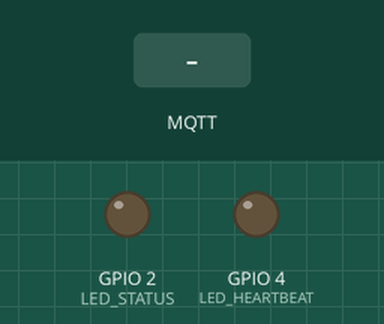
Recording of a sketch running on a simulated ESP32. On the bench: output pins drawn as LEDs (lit = HIGH). Dashed ring = blinking. The test bench sets the inputs (shaded band). WiFi joins after 1.5 s; servers stay silent unless stated; random numbers use the default seed unless the sketch sets one; no MQTT or app messages arrive unless stated; what the sketch prints to the serial monitor is not drawn.

Above: at 0.0 s.
At 1.6 s:
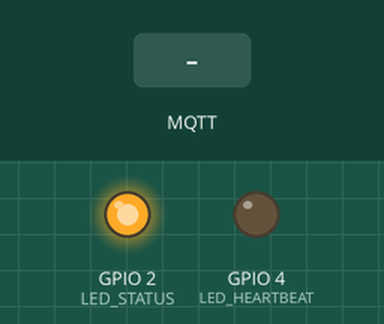
At 3.7 s:
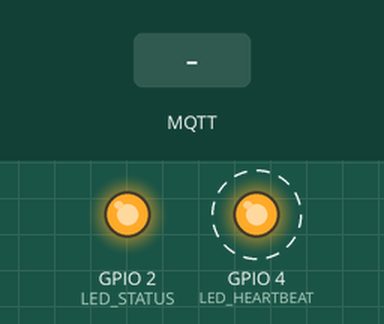
3.8 s: MQTT message "1" arrives on the first subscribed topic
6.8 s: MQTT message "on" arrives on the first subscribed topic
9.8 s: MQTT message "off" arrives on the first subscribed topic
Timing chart, 0 to 18.8 s (numbered marks = the images above; inputs shaded):
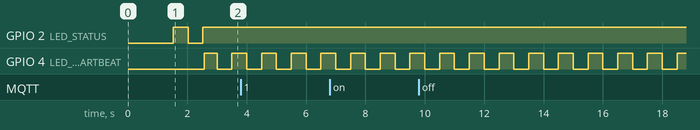

The sketch:

gateway_node.ino
```cpp
/**
 * AegisMesh — Gateway Node (GW-001)
 * ESP32 Firmware — MQTT Coordinator
 *
 * Responsibilities:
 * - Connect to WiFi and MQTT broker
 * - Send heartbeat every 5 seconds
 * - Coordinate mesh synchronization
 * - LED status indication
 *
 * MQTT Topics:
 *   Publish:  aegismesh/nodes/GW-001/heartbeat
 *   Publish:  aegismesh/nodes/GW-001/register
 *   Publish:  aegismesh/nodes/GW-001/telemetry
 */

#include <WiFi.h>
#include <PubSubClient.h>
#include <ArduinoJson.h>

// ══════════════════════════════════════════════════════
// CONFIGURATION — UPDATE THESE FOR YOUR NETWORK
// ══════════════════════════════════════════════════════
const char* WIFI_SSID     = "Ayush";
const char* WIFI_PASSWORD = "1234567890";
const char* MQTT_BROKER   = "172.20.10.3";  // e.g. "192.168.1.100"
const int   MQTT_PORT     = 1883;

const char* NODE_ID       = "GW-001";
const char* NODE_LABEL    = "Gateway";
const char* NODE_TYPE     = "gateway";
const char* FIRMWARE_VER  = "3.0.0";

// ══════════════════════════════════════════════════════
// PIN CONFIGURATION
// ══════════════════════════════════════════════════════
#define LED_STATUS    2    // Built-in LED (GPIO 2)
#define LED_HEARTBEAT 4    // Optional external LED

// ══════════════════════════════════════════════════════
// GLOBALS
// ══════════════════════════════════════════════════════
WiFiClient espClient;
PubSubClient mqtt(espClient);

unsigned long lastHeartbeat = 0;
unsigned long lastTelemetry = 0;
unsigned long bootTime      = 0;
int           reconnects    = 0;

// ══════════════════════════════════════════════════════
// SETUP
// ══════════════════════════════════════════════════════
void setup() {
  Serial.begin(115200);
  delay(1000);

  Serial.println();
  Serial.println("╔═══════════════════════════════╗");
  Serial.println("║  AegisMesh Gateway GW-001     ║");
  Serial.println("║  Self-Healing IoT Mesh v3     ║");
  Serial.println("╚═══════════════════════════════╝");

  pinMode(LED_STATUS, OUTPUT);
  pinMode(LED_HEARTBEAT, OUTPUT);
  digitalWrite(LED_STATUS, LOW);

  connectWiFi();
  mqtt.setServer(MQTT_BROKER, MQTT_PORT);
  mqtt.setCallback(mqttCallback);
  connectMQTT();

  bootTime = millis();
  registerNode();
}

// ══════════════════════════════════════════════════════
// LOOP
// ══════════════════════════════════════════════════════
void loop() {
  if (!mqtt.connected()) {
    connectMQTT();
  }
  mqtt.loop();

  unsigned long now = millis();

  // Heartbeat every 5s
  if (now - lastHeartbeat >= 5000) {
    sendHeartbeat();
    lastHeartbeat = now;
  }

  // Telemetry every 2s
  if (now - lastTelemetry >= 2000) {
    sendTelemetry();
    lastTelemetry = now;
  }

  // Blink heartbeat LED
  digitalWrite(LED_HEARTBEAT, (now / 500) % 2);
}

// ══════════════════════════════════════════════════════
// WiFi
// ══════════════════════════════════════════════════════
void connectWiFi() {
  Serial.print("[WiFi] Connecting to ");
  Serial.println(WIFI_SSID);

  WiFi.begin(WIFI_SSID, WIFI_PASSWORD);
  int attempts = 0;
  while (WiFi.status() != WL_CONNECTED && attempts < 30) {
    delay(500);
    Serial.print(".");
    digitalWrite(LED_STATUS, !digitalRead(LED_STATUS));
    attempts++;
  }

  if (WiFi.status() == WL_CONNECTED) {
    Serial.println();
    Serial.print("[WiFi] Connected! IP: ");
    Serial.println(WiFi.localIP());
    digitalWrite(LED_STATUS, HIGH);
  } else {
    Serial.println("\n[WiFi] FAILED — restarting...");
    ESP.restart();
  }
}

// ══════════════════════════════════════════════════════
// MQTT
// ══════════════════════════════════════════════════════
void connectMQTT() {
  while (!mqtt.connected()) {
    Serial.print("[MQTT] Connecting to broker...");
    String clientId = String(NODE_ID) + "-" + String(random(1000));

    if (mqtt.connect(clientId.c_str())) {
      Serial.println(" connected!");
      reconnects++;
      // Subscribe to commands
      mqtt.subscribe("aegismesh/commands/#");
    } else {
      Serial.print(" failed (rc=");
      Serial.print(mqtt.state());
      Serial.println(") — retrying in 3s");
      delay(3000);
    }
  }
}

void mqttCallback(char* topic, byte* payload, unsigned int length) {
  String msg;
  for (int i = 0; i < length; i++) msg += (char)payload[i];
  Serial.print("[MQTT] Received on ");
  Serial.print(topic);
  Serial.print(": ");
  Serial.println(msg);
}

// ══════════════════════════════════════════════════════
// REGISTRATION
// ══════════════════════════════════════════════════════
void registerNode() {
  StaticJsonDocument<256> doc;
  doc["label"]           = NODE_LABEL;
  doc["nodeType"]        = NODE_TYPE;
  doc["ipAddress"]       = WiFi.localIP().toString();
  doc["firmwareVersion"] = FIRMWARE_VER;

  char buffer[256];
  serializeJson(doc, buffer);
  mqtt.publish("aegismesh/nodes/GW-001/register", buffer);
  Serial.println("[MQTT] ✓ Node registered");

  // Send immediate heartbeat on boot
  sendHeartbeat();
  lastHeartbeat = millis();
}

// ══════════════════════════════════════════════════════
// HEARTBEAT
// ══════════════════════════════════════════════════════
void sendHeartbeat() {
  StaticJsonDocument<128> doc;
  doc["rssi"]    = WiFi.RSSI();
  doc["latency"] = random(3, 15);
  doc["uptime"]  = (millis() - bootTime) / 1000;
  doc["fw"]      = FIRMWARE_VER;

  char buffer[128];
  serializeJson(doc, buffer);
  mqtt.publish("aegismesh/nodes/GW-001/heartbeat", buffer);
}

// ══════════════════════════════════════════════════════
// TELEMETRY (Gateway — system metrics only)
// ══════════════════════════════════════════════════════
void sendTelemetry() {
  StaticJsonDocument<256> doc;
  doc["temperature"]    = 35.0 + random(-20, 20) / 10.0;
  doc["humidity"]       = 45.0 + random(-50, 50) / 10.0;
  doc["gasLevel"]       = random(0, 10);
  doc["motionDetected"] = false;
  doc["cpuUsage"]       = random(20, 50);
  doc["networkLoad"]    = random(40, 80);
  doc["batteryLevel"]   = 100;  // Gateway is powered
  doc["powerStatus"]    = "normal";

  char buffer[256];
  serializeJson(doc, buffer);
  mqtt.publish("aegismesh/nodes/GW-001/telemetry", buffer);
}
```

Measured:
- by itself, GPIO 4 (LED_HEARTBEAT): alternates HIGH for 0.50 s and LOW for 0.50 s
